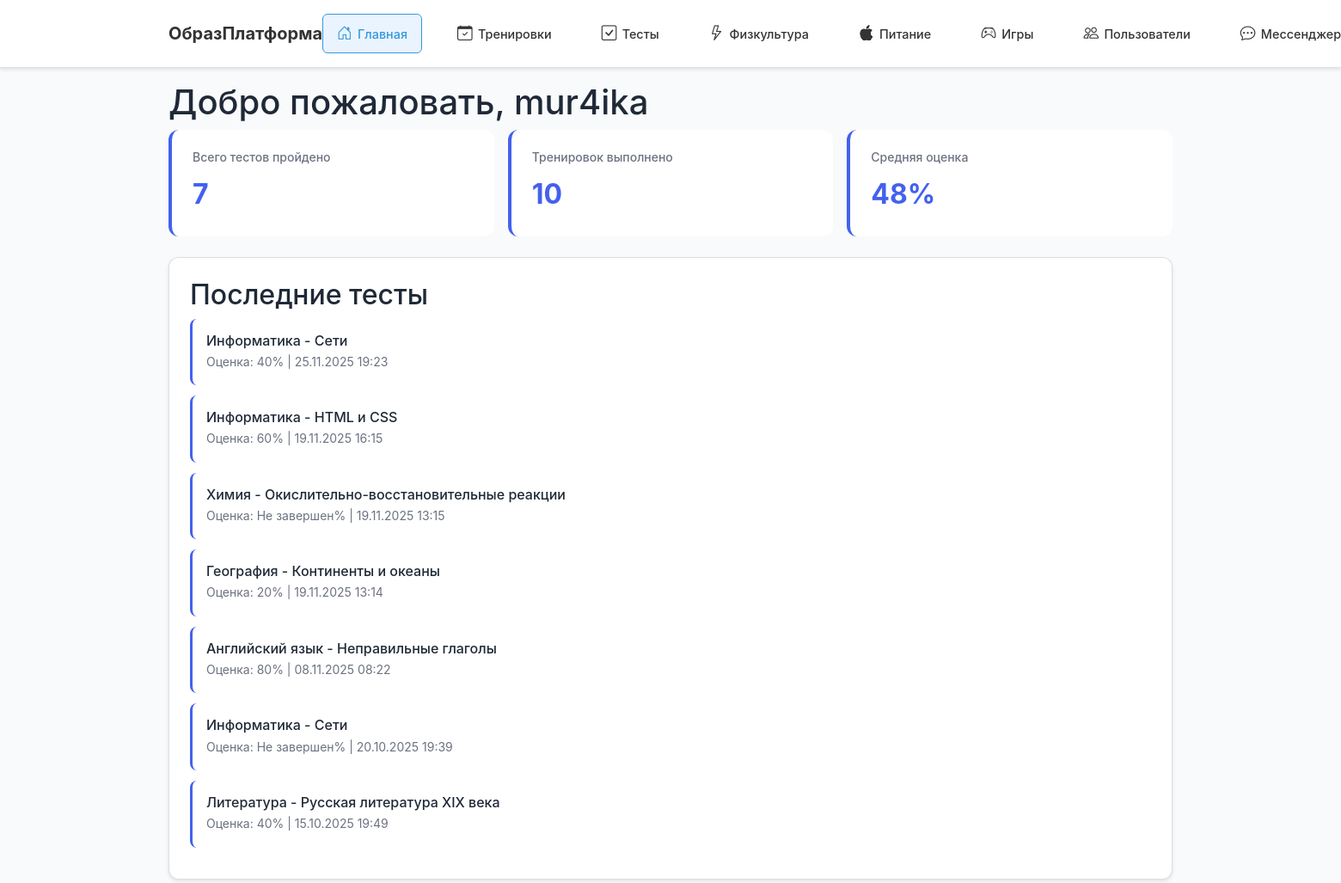
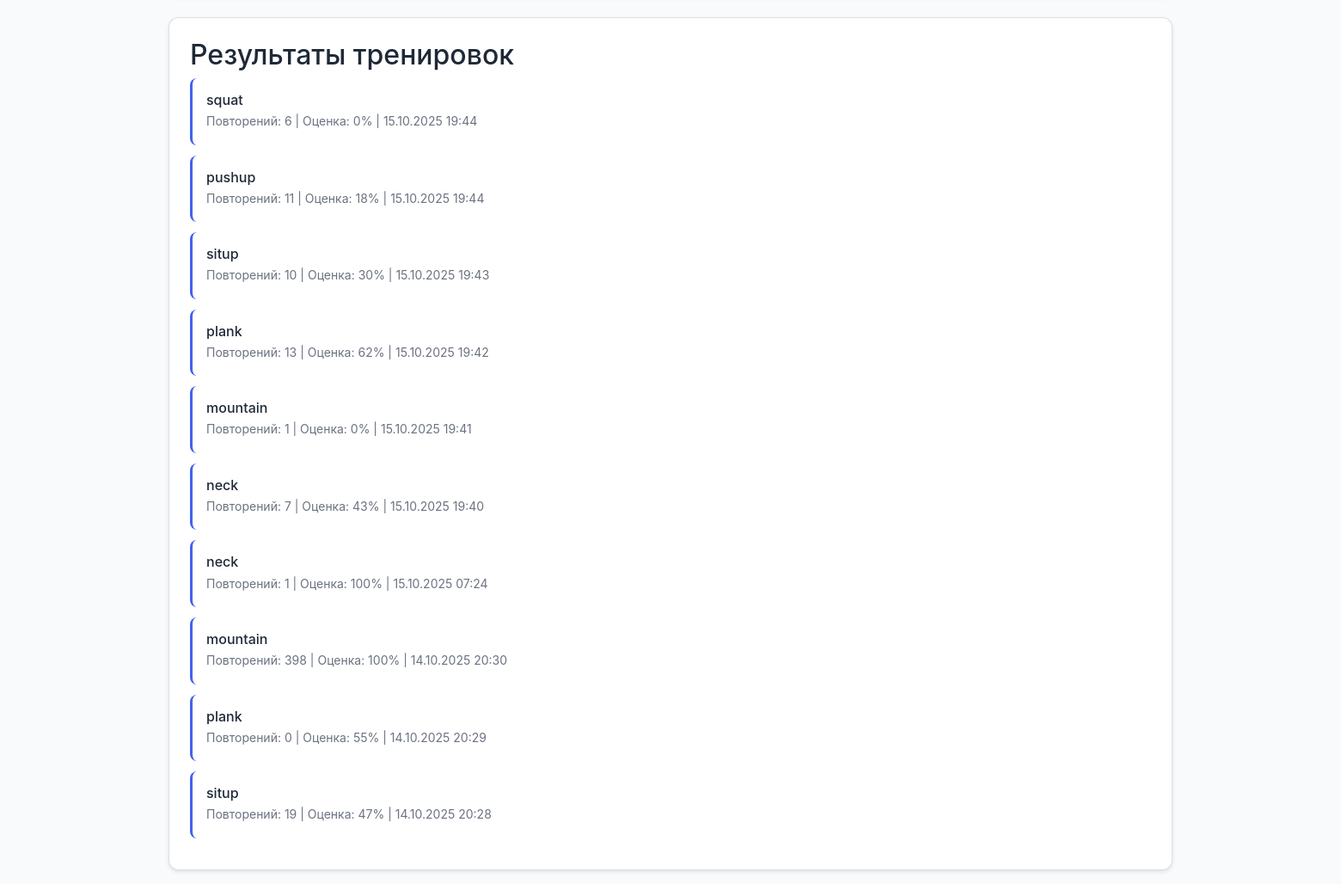
Page / (signed in) on the committed database (2 pictures, top to bottom).
### models.py (models this page shows, shortened)
class User(UserMixin, db.Model):
    id = db.Column(db.Integer, primary_key=True)
    username = db.Column(db.String(80), unique=True, nullable=False)
    nickname = db.Column(db.String(80), unique=True, nullable=True)  # Уникальный никнейм для поиска
    email = db.Column(db.String(120), unique=True, nullable=False)
    password = db.Column(db.String(200), nullable=False)
    role = db.Column(db.String(20), nullable=False, default='student')  # 'teacher' или 'student'
    mentor_id = db.Column(db.Integer, db.ForeignKey('user.id'))  # Привязка ученика к учителю
    created_at = db.Column(db.DateTime, default=datetime.utcnow)
    mentor = db.relationship(
        'User',
        remote_side=[id],
        backref=db.backref('assigned_students', lazy='dynamic'),
        foreign_keys=[mentor_id],
        post_update=True
    )
    def is_teacher(self):
        return self.role == 'teacher'
    test_results = db.relationship('TestResult', backref='user', lazy=True)
    pe_results = db.relationship('PhysicalEducationResult', backref='user', lazy=True)
    homeworks = db.relationship('Homework', backref='user', lazy=True)
    training_programs = db.relationship('TrainingProgram', backref='user', lazy=True)
    nutrition_diaries = db.relationship('NutritionDiary', backref='user', lazy=True)
    sent_messages = db.relationship('Message', foreign_keys='Message.sender_id', backref='sender', lazy=True)
    received_messages = db.relationship('Message', foreign_keys='Message.receiver_id', backref='receiver', lazy=True)

class TestResult(db.Model):
    id = db.Column(db.Integer, primary_key=True)
    user_id = db.Column(db.Integer, db.ForeignKey('user.id'), nullable=False)
    subject = db.Column(db.String(100), nullable=False)
    topic = db.Column(db.String(200), nullable=False)
    test_content = db.Column(db.Text, nullable=False)
    score = db.Column(db.Integer)
    created_at = db.Column(db.DateTime, default=datetime.utcnow)

class PhysicalEducationResult(db.Model):
    id = db.Column(db.Integer, primary_key=True)
    user_id = db.Column(db.Integer, db.ForeignKey('user.id'), nullable=False)
    exercise_type = db.Column(db.String(100), nullable=False)
    repetitions = db.Column(db.Integer, default=0)
    correct_count = db.Column(db.Integer, default=0)
    incorrect_count = db.Column(db.Integer, default=0)
    errors = db.Column(db.Text)  # JSON строка с ошибками
    score = db.Column(db.Integer)
    created_at = db.Column(db.DateTime, default=datetime.utcnow)

### app.py (the view)
@app.route('/')
@login_required
def dashboard():
    tests = TestResult.query.filter_by(user_id=current_user.id).order_by(TestResult.created_at.desc()).limit(10).all()
    pe_results = PhysicalEducationResult.query.filter_by(user_id=current_user.id).order_by(PhysicalEducationResult.created_at.desc()).limit(10).all()
    return render_template('dashboard.html', tests=tests, pe_results=pe_results)

### app.py (called while the page is built)
@login_manager.user_loader
def load_user(user_id):
    return User.query.get(int(user_id))

### templates/dashboard.html (shortened to what this page needs)
{% extends "base.html" %}
{% block content %}
<h1>Добро пожаловать, {{ current_user.username }}</h1>
<div class="stats-grid">
    <div class="stat-card">
        <h3>Всего тестов пройдено</h3>
        <div class="value">{{ tests|length }}</div>
    </div>
    <div class="stat-card">
        <h3>Тренировок выполнено</h3>
        <div class="value">{{ pe_results|length }}</div>
    </div>
    <div class="stat-card">
        <h3>Средняя оценка</h3>
        <div class="value">
            {% set scores = tests|selectattr('score', 'number')|map(attribute='score')|list %}
            {% if scores %}
                {{ (scores|sum / scores|length)|round|int }}%
            {% else %}
                -
            {% endif %}
        </div>
    </div>
</div>
<div class="card">
    <h2>Последние тесты</h2>
    {% if tests %}
        {% for test in tests %}
        <div class="list-item">
            <h4>{{ test.subject }} - {{ test.topic }}</h4>
            <div class="meta">
                Оценка: {{ test.score if test.score else 'Не завершен' }}% |
                {{ test.created_at.strftime('%d.%m.%Y %H:%M') }}
            </div>
        </div>
        {% endfor %}
    {% else %}
        <p style="color: var(--text-light);">Тестов пока нет. Начните с создания нового теста.</p>
    {% endif %}
</div>
<div class="card" style="margin-top: 1.5rem;">
    <h2>Результаты тренировок</h2>
    {% if pe_results %}
        {% for pe in pe_results %}
        <div class="list-item">
            <h4>{{ pe.exercise_type }}</h4>
            <div class="meta">
                Повторений: {{ pe.repetitions }} |
                Оценка: {{ pe.score }}% |
                {{ pe.created_at.strftime('%d.%m.%Y %H:%M') }}
            </div>
        </div>
        {% endfor %}
    {% else %}
        <p style="color: var(--text-light);">Тренировок пока нет.</p>
    {% endif %}
</div>
{% endblock %}

### templates/base.html (shortened to what this page needs)
<!DOCTYPE html>
<html lang="ru">
<head>
    <link href="https://cdn.jsdelivr.net/npm/bootstrap@5.1.3/dist/css/bootstrap.min.css" rel="stylesheet">
    <link rel="stylesheet" href="https://cdn.jsdelivr.net/npm/bootstrap-icons@1.7.2/font/bootstrap-icons.css">
    <link rel="stylesheet" href="{{ url_for('static', filename='css/style.css') }}">
    <link rel="stylesheet" href="{{ url_for('static', filename='css/sections.css') }}">
</head>
<body>
    {% if current_user.is_authenticated %}
    <nav class="navbar">
        <div class="nav-container">
            <a href="{{ url_for('dashboard') }}" class="logo">ОбразПлатформа</a>
            <ul class="nav-menu" id="navMenu">
                <li><a href="{{ url_for('dashboard') }}"><i class="bi bi-house-door"></i> <span>Главная</span></a></li>
                {% if current_user.is_teacher() %}
                    <li><a href="{{ url_for('teacher_students') }}"><i class="bi bi-people"></i> <span>Ученики</span></a></li>
                    <li><a href="{{ url_for('teacher_profile') }}"><i class="bi bi-person-badge"></i> <span>Панель управления</span></a></li>
                {% else %}
                    <li><a href="{{ url_for('training_programs') }}"><i class="bi bi-calendar-check"></i> <span>Тренировки</span></a></li>
                    <li><a href="{{ url_for('tests') }}"><i class="bi bi-check-square"></i> <span>Тесты</span></a></li>
                    <li><a href="{{ url_for('physical_education') }}"><i class="bi bi-lightning"></i> <span>Физкультура</span></a></li>
                    <li><a href="{{ url_for('nutrition') }}"><i class="bi bi-apple"></i> <span>Питание</span></a></li>
                    <li><a href="{{ url_for('fitness_games') }}"><i class="bi bi-controller"></i> <span>Игры</span></a></li>
                {% endif %}
                <li><a href="{{ url_for('users_list') }}"><i class="bi bi-people"></i> <span>Пользователи</span></a></li>
                <li><a href="{{ url_for('messenger') }}"><i class="bi bi-chat-dots"></i> <span>Мессенджер</span></a></li>
            </ul>
        </div>
    </nav>
    {% endif %}
    <div class="container">
        {% block content %}{% endblock %}
    </div>
</body>
</html>

### static/css/style.css (style rules this page uses)
:root { --primary: #4361ee; --primary-dark: #3730a3; --success: #10b981; --danger: #ef4444; --text: #1f2937; --text-light: #6b7280; --bg: #f9fafb; --white: #ffffff; --border: #e5e7eb; }
* { margin: 0; padding: 0; box-sizing: border-box; }
body { font-family: -apple-system, BlinkMacSystemFont, 'Segoe UI', sans-serif; background: var(--bg); color: var(--text); line-height: 1.6; }
.navbar { background-color: #2c3e50; padding: 1rem; box-shadow: 0 2px 4px rgba(0,0,0,0.1); position: sticky; top: 0; z-index: 1000; }
.nav-container { max-width: 1200px; margin: 0 auto; padding: 0 1rem; display: flex; justify-content: space-between; align-items: center; position: relative; }
.logo { font-size: 1.25rem; font-weight: 700; color: var(--primary); text-decoration: none; white-space: nowrap; }
.nav-menu { display: flex; list-style: none; gap: 1rem; align-items: center; font-size: 0.9rem; margin: 0; padding: 0; }
.nav-menu a { text-decoration: none; color: var(--white); font-weight: 500; transition: all 0.2s; display: flex; align-items: center; gap: 0.5rem; padding: 0.5rem 0.75rem; border-radius: 6px; white-space: nowrap; }
.nav-menu a.active { background: rgba(67, 97, 238, 0.3); color: var(--white); }
.nav-menu a i { font-size: 1.1rem; }
.container { max-width: 1200px; margin: 1rem auto; padding: 0 1rem; }
.card { background: var(--white); border-radius: 12px; padding: 1.5rem; box-shadow: 0 1px 3px rgba(0,0,0,0.1); margin-bottom: 1rem; }
.stats-grid { display: grid; grid-template-columns: repeat(auto-fit, minmax(250px, 1fr)); gap: 1rem; margin-bottom: 1.5rem; }
.stat-card { background: var(--white); padding: 1.5rem; border-radius: 12px; border-left: 4px solid var(--primary); }
.stat-card h3 { font-size: 0.875rem; color: var(--text-light); margin-bottom: 0.5rem; }
.stat-card .value { font-size: 2rem; font-weight: 700; color: var(--primary); }
.list-item { background: var(--white); padding: 1rem; border-radius: 8px; margin-bottom: 0.75rem; border-left: 3px solid var(--primary); }
.list-item h4 { margin-bottom: 0.25rem; font-size: 1rem; }
.list-item .meta { font-size: 0.875rem; color: var(--text-light); }

### static/css/sections.css (style rules this page uses)
.navbar { background-color: #ffffff !important; padding: 1rem; box-shadow: 0 2px 4px rgba(0,0,0,0.1); border-bottom: 1px solid #e0e0e0; }
.nav-menu { display: flex; list-style: none; margin: 0; padding: 0; gap: 1.5rem; }
.nav-menu li a { display: inline-flex; align-items: center; gap: 0.4rem; color: #333 !important; text-decoration: none; padding: 0.5rem 1rem; border-radius: 6px; transition: all 0.3s ease; border: 1px solid transparent; }
.nav-menu li a.active { background-color: #eaf4ff; border: 1px solid #3498db; color: #3498db !important; }
.logo { color: #333 !important; }
.card { box-shadow: 0 2px 4px rgba(0, 0, 0, 0.1); transition: transform 0.2s; }

### rows in the picture
User: username "mur4ika"
TestResult: subject "Информатика", topic "Сети", score "40", created_at "25.11.2025 19:23"
TestResult: subject "Информатика", topic "HTML и CSS", score "60", created_at "19.11.2025 16:15"
TestResult: subject "Химия", topic "Окислительно-восстановительные реакции", score "Не завершен", created_at "19.11.2025 13:15"
TestResult: subject "География", topic "Континенты и океаны", score "20", created_at "19.11.2025 13:14"
TestResult: subject "Английский язык", topic "Неправильные глаголы", score "80", created_at "08.11.2025 08:22"
TestResult: subject "Информатика", topic "Сети", score "Не завершен", created_at "20.10.2025 19:39"
TestResult: subject "Литература", topic "Русская литература XIX века", score "40", created_at "15.10.2025 19:49"
PhysicalEducationResult: exercise_type "squat", repetitions "6", score "0", created_at "15.10.2025 19:44"
PhysicalEducationResult: exercise_type "pushup", repetitions "11", score "18", created_at "15.10.2025 19:44"
PhysicalEducationResult: exercise_type "situp", repetitions "10", score "30", created_at "15.10.2025 19:43"
PhysicalEducationResult: exercise_type "plank", repetitions "13", score "62", created_at "15.10.2025 19:42"
PhysicalEducationResult: exercise_type "mountain", repetitions "1", score "0", created_at "15.10.2025 19:41"
PhysicalEducationResult: exercise_type "neck", repetitions "7", score "43", created_at "15.10.2025 19:40"
PhysicalEducationResult: exercise_type "neck", repetitions "1", score "100", created_at "15.10.2025 07:24"
PhysicalEducationResult: exercise_type "mountain", repetitions "398", score "100", created_at "14.10.2025 20:30"
PhysicalEducationResult: exercise_type "plank", repetitions "0", score "55", created_at "14.10.2025 20:29"
PhysicalEducationResult: exercise_type "situp", repetitions "19", score "47", created_at "14.10.2025 20:28"

### other values in the picture
{{ tests|length }} "7"
{{ pe_results|length }} "10"
{{ (scores|sum / scores|length)|round|int }} "48"
